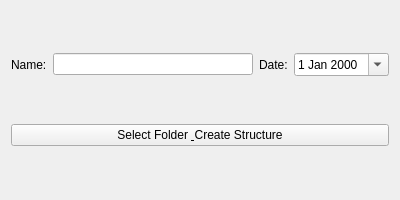
<?xml version="1.0" encoding="UTF-8"?>
<ui version="4.0">
 <class>FolderStructureApp</class>
 <widget class="QWidget" name="FolderStructureApp">
  <property name="geometry">
   <rect>
    <x>0</x>
    <y>0</y>
    <width>400</width>
    <height>200</height>
   </rect>
  </property>
  <property name="windowTitle">
   <string>Create Folder Structure</string>
  </property>
  <layout class="QVBoxLayout" name="verticalLayout">
   <item>
    <layout class="QHBoxLayout" name="horizontalLayout">
     <item>
      <widget class="QLabel" name="nameLabel">
       <property name="text">
        <string>Name:</string>
       </property>
      </widget>
     </item>
     <item>
      <widget class="QLineEdit" name="nameInput"/>
     </item>
     <item>
      <widget class="QLabel" name="dateLabel">
       <property name="text">
        <string>Date:</string>
       </property>
      </widget>
     </item>
     <item>
      <widget class="QDateEdit" name="dateInput">
       <property name="calendarPopup">
        <bool>true</bool>
       </property>
      </widget>
     </item>
    </layout>
   </item>
   <item>
    <widget class="QPushButton" name="selectButton">
     <property name="text">
      <string>Select Folder &amp; Create Structure</string>
     </property>
    </widget>
   </item>
  </layout>
 </widget>
 <resources/>
 <connections/>
</ui>
